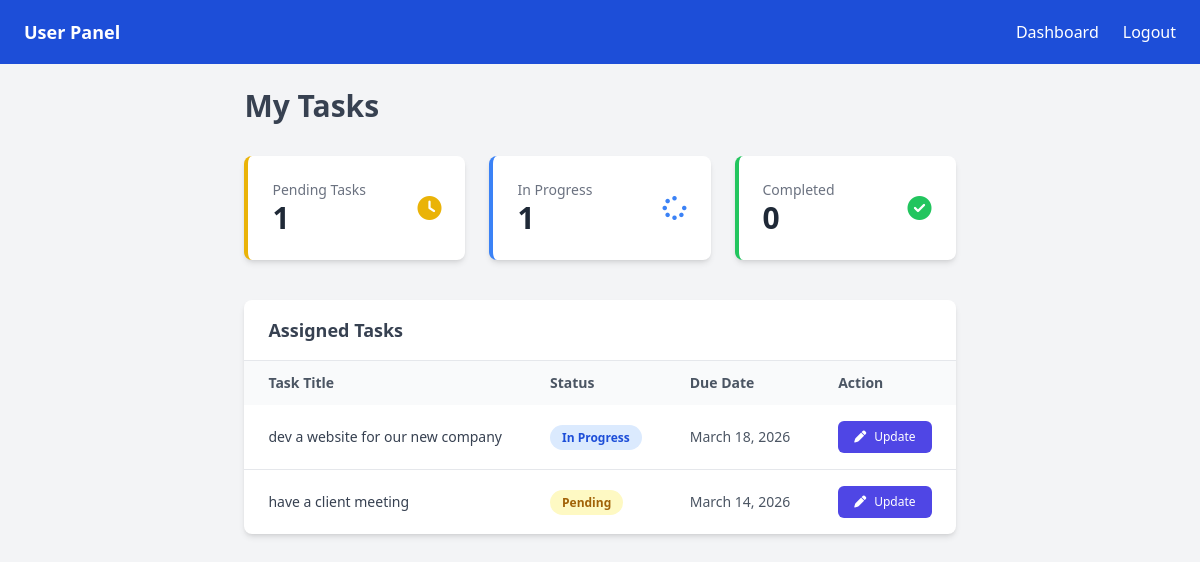
The page /user/dashboard/ (signed in) on the database as committed earlier.
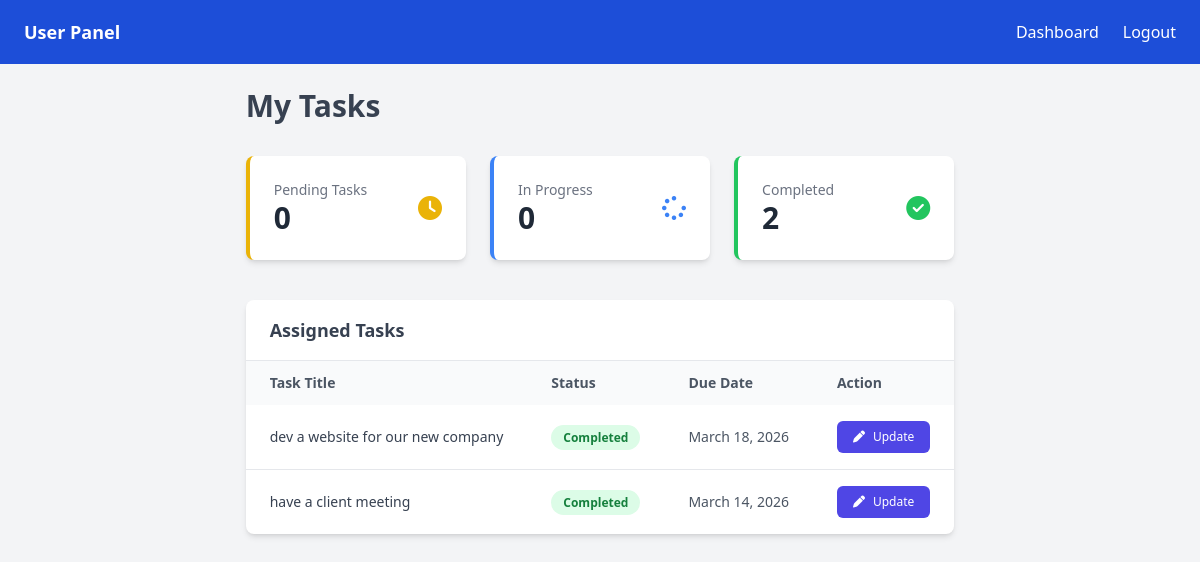
The same page on the database as committed later.
### app/models.py (models this page shows, shortened)
class Task(models.Model):
    STATUS_CHOICES = (
        ("PENDING", "Pending"),
        ("IN_PROGRESS", "In Progress"),
        ("COMPLETED", "Completed"),
    )
    title = models.CharField(max_length=255)
    description = models.TextField()
    assigned_to = models.ForeignKey(
        User,
        on_delete=models.CASCADE,
        related_name="assigned_tasks"
    )
    assigned_by = models.ForeignKey(
        User,
        on_delete=models.CASCADE,
        related_name="created_tasks"
    )
    due_date = models.DateField()
    status = models.CharField(
        max_length=20,
        choices=STATUS_CHOICES,
        default="PENDING"
    )
    completion_report = models.TextField(
        blank=True,
        null=True
    )
    worked_hours = models.FloatField(
        blank=True,
        null=True
    )
    created_at = models.DateTimeField(auto_now_add=True)
    updated_at = models.DateTimeField(auto_now=True)

### app/views.py (the view)
@login_required
def user_dashboard(request):
    if request.user.role != "USER":
        return redirect("login")
    tasks = Task.objects.filter(assigned_to=request.user)
    pending_tasks = tasks.filter(status="PENDING")
    progress_tasks = tasks.filter(status="IN_PROGRESS")
    completed_tasks = tasks.filter(status="COMPLETED")
    context = {
        "tasks": tasks,
        "pending_count": pending_tasks.count(),
        "progress_count": progress_tasks.count(),
        "completed_count": completed_tasks.count(),
    }
    return render(request, "user/dashboard.html", context)

### app/templates/user/dashboard.html (shortened to what the changed rows need)
{% extends "user/userbase.html" %}
{% block content %}
<div class="max-w-7xl mx-auto">
    <div class="flex justify-between items-center mb-8">
        <h1 class="text-3xl font-bold text-gray-700">
            My Tasks
        </h1>
    </div>
    <div class="grid grid-cols-1 md:grid-cols-3 gap-6 mb-10">
        <div class="bg-white shadow-md rounded-lg p-6 border-l-4 border-yellow-500 hover:shadow-lg transition">
            <div class="flex justify-between items-center">
                <div>
                    <p class="text-gray-500 text-sm">Pending Tasks</p>
                    <h2 class="text-3xl font-bold text-gray-800">{{ pending_count }}</h2>
                </div>
            </div>
        </div>
        <div class="bg-white shadow-md rounded-lg p-6 border-l-4 border-blue-500 hover:shadow-lg transition">
            <div class="flex justify-between items-center">
                <div>
                    <p class="text-gray-500 text-sm">In Progress</p>
                    <h2 class="text-3xl font-bold text-gray-800">{{ progress_count }}</h2>
                </div>
            </div>
        </div>
        <div class="bg-white shadow-md rounded-lg p-6 border-l-4 border-green-500 hover:shadow-lg transition">
            <div class="flex justify-between items-center">
                <div>
                    <p class="text-gray-500 text-sm">Completed</p>
                    <h2 class="text-3xl font-bold text-gray-800">{{ completed_count }}</h2>
                </div>
            </div>
        </div>
    </div>
    <div class="bg-white shadow-md rounded-lg overflow-hidden">
        <div class="px-6 py-4 border-b">
            <h2 class="text-lg font-semibold text-gray-700">
                Assigned Tasks
            </h2>
        </div>
        <div class="overflow-x-auto">
            <table class="w-full text-sm">
                <thead class="bg-gray-50 text-gray-600">
                    <tr>
                        <th class="text-left px-6 py-3">Task Title</th>
                        <th class="text-left px-6 py-3">Status</th>
                        <th class="text-left px-6 py-3">Due Date</th>
                        <th class="text-left px-6 py-3">Action</th>
                    </tr>
                </thead>
                <tbody class="divide-y">
                    {% for task in tasks %}
                    <tr class="hover:bg-gray-50 transition">
                        <td class="px-6 py-4 font-medium text-gray-700">
                            {{ task.title }}
                        </td>
                        <td class="px-6 py-4">
                            {% if task.status == "COMPLETED" %}
                            <span class="bg-green-100 text-green-700 text-xs font-semibold px-3 py-1 rounded-full">
                                Completed
                            </span>
                            {% elif task.status == "IN_PROGRESS" %}
                            <span class="bg-blue-100 text-blue-700 text-xs font-semibold px-3 py-1 rounded-full">
                                In Progress
                            </span>
                            {% else %}
                            <span class="bg-yellow-100 text-yellow-700 text-xs font-semibold px-3 py-1 rounded-full">
                                Pending
                            </span>
                            {% endif %}
                        </td>
                        <td class="px-6 py-4 text-gray-600">
                            {{ task.due_date }}
                        </td>
                        <td class="px-6 py-4">
                            <a href="{% url 'update_task' task.id %}"
                                class="inline-flex items-center gap-2 bg-indigo-600 hover:bg-indigo-700 text-white px-4 py-2 rounded-md text-xs font-medium transition">
                                <i class="fa-solid fa-pen"></i>
                                Update
                            </a>
                        </td>
                    </tr>
                    {% empty %}
                    <tr>
                        <td colspan="4" class="text-center py-6 text-gray-400">
                            No tasks assigned yet
                        </td>
                    </tr>
                    {% endfor %}
                </tbody>
            </table>
        </div>
    </div>
</div>
{% endblock %}

Rows that differ between the two databases and show on the page:
changed Task "dev a website for our new company": status "In Progress" → "Completed"
changed Task "have a client meeting": status "Pending" → "Completed"
Other text that changed with them:
{{ pending_count }}: "1" → "0"
{{ progress_count }}: "1" → "0"
{{ completed_count }}: "0" → "2"
